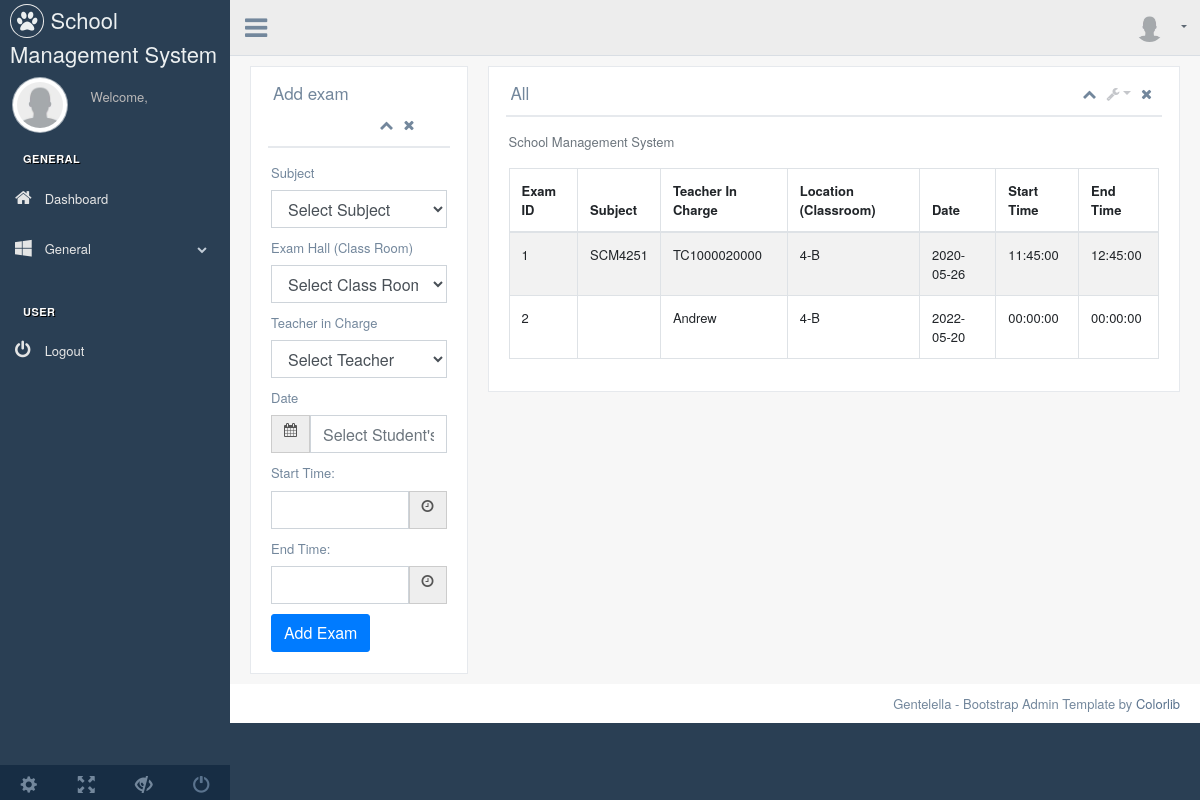
/exam.php (signed in), run on the app's committed database.
### tables this page shows
CREATE TABLE `exam` (
  `id` int(11) NOT NULL,
  `subject` varchar(50) NOT NULL,
  `teacher` varchar(50) NOT NULL,
  `classroom` varchar(50) NOT NULL,
  `date` date NOT NULL,
  `stime` time NOT NULL,
  `etime` time NOT NULL
);

### exam.php (the view, shortened to what this page needs)
<?php session_start();
include_once 'database.php';
?>
<!DOCTYPE html>
<html>
<head>
  <?php include_once 'header.php'; ?>
</head>
<body class="nav-md">
  <div class="container body">
    <div class="main_container">
      <div class="col-md-3 left_col">
        <?php include_once 'sidebar.php'; ?>
      </div>
      <?php include_once 'nav-menu.php'; ?>
      <div class="right_col" role="main">
        <div class="row">
          <div class="col-md-3">
            <div class="x_panel">
              <div class="x_title">
                <h2><?php echo (isset($_GET['update']))?"Update exam":"Add exam"; ?></h2>
                <ul class="nav navbar-right panel_toolbox">
                  <li><a class="collapse-link"><i class="fa fa-chevron-up"></i></a>
                  </li>
                  <li><a class="close-link"><i class="fa fa-close"></i></a>
                  </li>
                </ul>
                <div class="clearfix"></div>
              </div>
              <div class="x_content">
             <form role="form" method="POST" >
              <div class="box-body">
                <div class="form-group">
                  <label>Subject</label>
                  <select class="form-control select2 select2-hidden-accessible" style="width: 100%;" tabindex="-1" aria-hidden="true" name="subject"><option >Select Subject</option>
                </select>
              </div>
              <div class="form-group">
                <label>Exam Hall (Class Room)</label>
                <select class="form-control select2 select2-hidden-accessible" style="width: 100%;" tabindex="-1" aria-hidden="true" name="classroom"><option >Select Class Room</option>
              </select>
            </div>
            <div class="form-group">
              <label>Teacher in Charge </label>
              <select class="form-control select2 select2-hidden-accessible" style="width: 100%;" tabindex="-1" aria-hidden="true" name="teacher"><option >Select Teacher</option>
            </select>
          </div>
          <div class="form-group">
            <label>Date</label>
            <div class="input-group date">
              <div class="input-group-addon">
                <i class="fa fa-calendar"></i>
              </div>
              <input type="text" name='date' class="form-control pull-right" id="datepicker" placeholder="Select Student's Data of Birth">
            </div>
          </div>
          <div class="bootstrap-timepicker">
            <div class="form-group">
              <label>Start Time:</label>
              <div class="input-group">
                <input name="stime" type="text" class="form-control timepicker">
                <div class="input-group-addon">
                  <i class="fa fa-clock-o"></i>
                </div>
              </div>
            </div>
          </div>
          <div class="bootstrap-timepicker">
            <div class="form-group">
              <label>End Time:</label>
              <div class="input-group">
                <input name="etime" type="text" class="form-control timepicker">
                <div class="input-group-addon">
                  <i class="fa fa-clock-o"></i>
                </div>
              </div>
            </div>
          </div>
        </div>
        <div class="box-footer">
          <button type="submit" name="submit" value="submit" class="btn btn-primary">Add Exam</button>
        </div>
      </form>
    </div>
  </div>
</div>
<div class="col-md-9">
  <div class="x_panel">
    <div class="x_title">
      <h2>All <small>Students</small></h2>
      <ul class="nav navbar-right panel_toolbox">
        <li><a class="collapse-link"><i class="fa fa-chevron-up"></i></a>
        </li>
        <li class="dropdown">
          <a href="#" class="dropdown-toggle" data-toggle="dropdown" role="button" aria-expanded="false"><i class="fa fa-wrench"></i></a>
        </li>
        <li><a class="close-link"><i class="fa fa-close"></i></a>
        </li>
      </ul>
      <div class="clearfix"></div>
    </div>
    <div class="x_content">
      <div class="row">
        <div class="col-sm-12">
          <div class="card-box table-responsive">
            <p class="text-muted font-13 m-b-30">
              School Management System
            </p>
            <table id="datatable-buttons" class="table table-striped table-bordered" style="width:100%">
              <thead>
                <tr>
                  <th>Exam ID</th>
                  <th>Subject</th>
                  <th>Teacher In Charge</th>
                  <th>Location (Classroom)</th>
                  <th>Date</th>
                  <th>Start Time</th>
                  <th>End Time</th>
                </tr>
              </thead>
              <tbody>
               <?php
               $sql = "SELECT * FROM Exam";
               $result = $conn->query($sql);
               if ($result->num_rows > 0) {
                 while($row = $result->fetch_assoc()) {
                  echo "<tr><td> " . $row["id"]. " </td><td> " . $row["subject"]." </td><td> " . $row["teacher"]." </td><td> " . $row["classroom"]. "</td><td>" . $row["date"]. "</td><td>" . $row["stime"]. "</td><td>" . $row["etime"]. "</td></tr>";
                }
              }
              ?>
            </tbody>
          </table>
        </div>
      </div>
    </div>
  </div>
</div>
</div>
</div>
</div>
</div>
<footer>
  <div class="pull-right">
    Gentelella - Bootstrap Admin Template by <a href="https://colorlib.com">Colorlib</a>
  </div>
  <div class="clearfix"></div>
</footer>
</div>
</body>
</html>

### data on the page
exam: id "1", subject "SCM4251", teacher "TC1000020000", classroom "4-B", date "2020-05-26", stime "11:45:00", etime "12:45:00"
exam: id "2", teacher "Andrew", classroom "4-B", date "2022-05-20", stime "00:00:00", etime "00:00:00"
